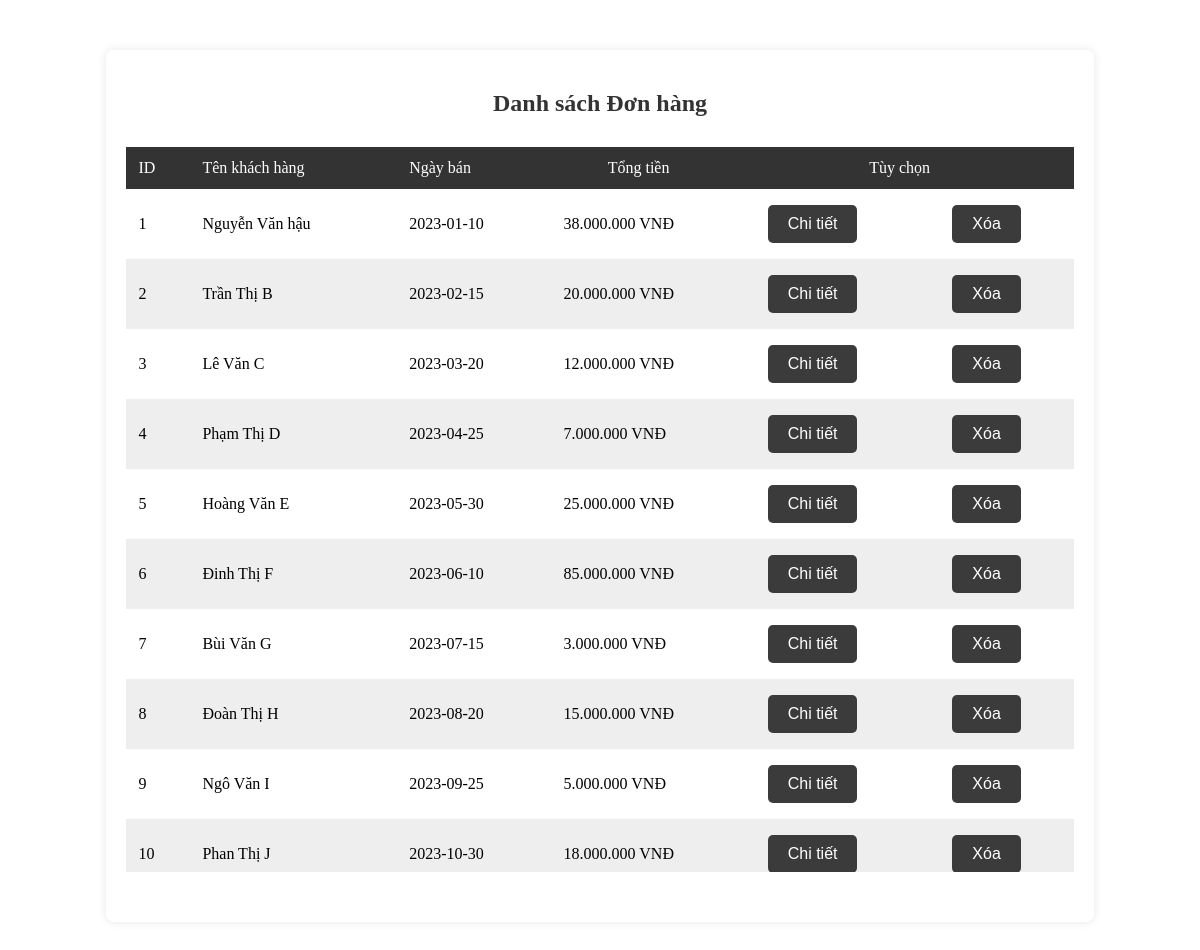
The page /app/views/admin/donhang/view_list_donhang.php on the database as committed earlier.
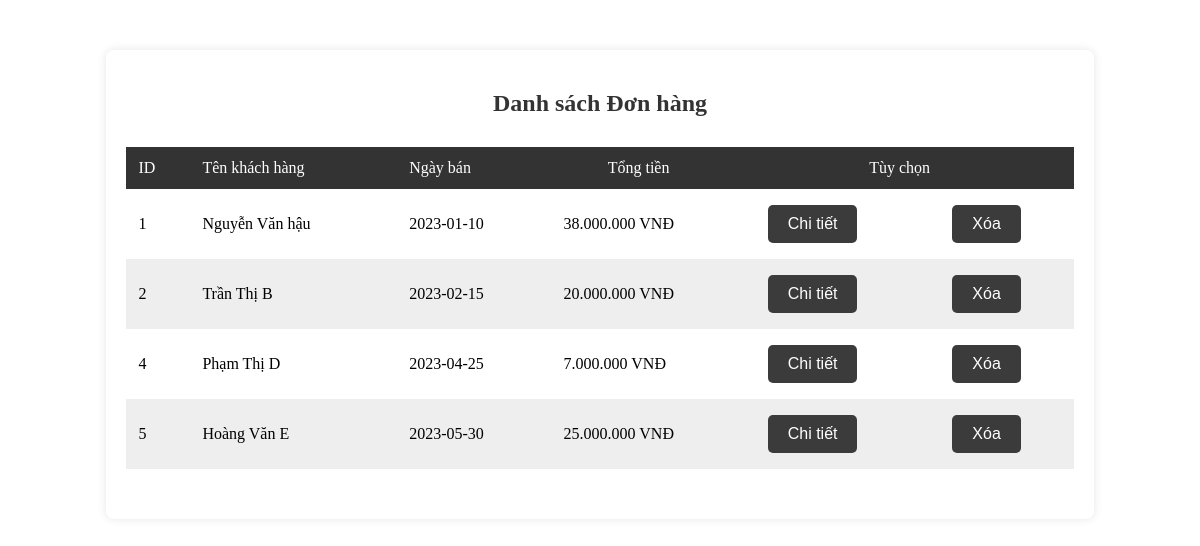
The same page on the database as committed later.
### tables this page shows
CREATE TABLE `tbl_hoadon` (
  `id_hd` int(10) NOT NULL,
  `id_kh` int(10) NOT NULL,
  `ngay_ban` date NOT NULL,
  `tongtien` float NOT NULL
);

CREATE TABLE `tbl_khachhang` (
  `id_kh` int(10) NOT NULL,
  `user` varchar(100) NOT NULL,
  `password` varchar(100) NOT NULL,
  `hoten` varchar(100) NOT NULL,
  `diachi` varchar(100) NOT NULL,
  `sdt` varchar(15) NOT NULL
);

### app/controllers/Admin/donhangController/hienthi_donhang_controller.php (called while the page is built)
<?php
  include_once($_SERVER['DOCUMENT_ROOT'] . '/BTL_web/app/models/donhang.php');
  $donhang = new data_donhang();
  $result = $donhang->hienthi_donhang();
?>

### app/models/donhang.php (called while the page is built, shortened)
<?php
  include_once($_SERVER['DOCUMENT_ROOT'] . '/BTL_web/config/dbconnect.php');
  class data_donhang
  {
    public function hienthi_donhang(){
      global $conn;
      $sql = "SELECT hd.id_hd, kh.hoten, hd.ngay_ban, hd.tongtien
              FROM tbl_khachhang kh
              JOIN tbl_hoadon hd ON kh.id_kh = hd.id_kh";
      $result = mysqli_query($conn, $sql);
      return $result;
    }
    }
?>

### app/views/admin/donhang/view_list_donhang.php (the view)
<?php
  include_once($_SERVER['DOCUMENT_ROOT'] . '/BTL_web/app/controllers/Admin/donhangController/hienthi_donhang_controller.php');
  global $result;
?>
<link rel="stylesheet" href="/BTL_web/app/views/admin/donhang/view_list_donhang1.css">
<div class="container">
  <h2>Danh sách Đơn hàng</h2>
  <div class="table-container">
    <table>
      <thead>
          <td>ID</td>
          <td>Tên khách hàng</td>
          <td>Ngày bán</td>
          <td>Tổng tiền</td>
          <td colspan="2" style="text-align: center;">Tùy chọn</td>
      </thead>
      <tbody>
        <?php
          while($row = mysqli_fetch_assoc($result)){
            echo "<tr>";
            echo "  <td>{$row['id_hd']}</td>";
            echo "  <td>{$row['hoten']}</td>";
            echo "  <td>{$row['ngay_ban']}</td>";
            $tongtien_dinh_dang = number_format($row['tongtien'], 0, '.', '.') . " VNĐ";
            echo "  <td>{$tongtien_dinh_dang}</td>";
            echo "  <td><a href='./?page=chitiet_donhang&id_hd={$row['id_hd']}'><button type='button'>Chi tiết</button></a></td>";
            echo "  <td><a href='/BTL_web/app/controllers/Admin/donhangController/xoa_donhang_controller.php?id_hd={$row['id_hd']}'><button type='button'>Xóa</button></a></td>";
            echo "</tr>";
          }
        ?>
      </tbody>
    </table>
  </div>
</div>

Rows that differ between the two databases and show on the page:
removed tbl_hoadon: id_hd "3", id_kh.hoten "Lê Văn C", ngay_ban "2023-03-20", tongtien "12.000.000 VNĐ"
removed tbl_hoadon: id_hd "6", id_kh.hoten "Đinh Thị F", ngay_ban "2023-06-10", tongtien "85.000.000 VNĐ"
removed tbl_hoadon: id_hd "7", id_kh.hoten "Bùi Văn G", ngay_ban "2023-07-15", tongtien "3.000.000 VNĐ"
removed tbl_hoadon: id_hd "8", id_kh.hoten "Đoàn Thị H", ngay_ban "2023-08-20", tongtien "15.000.000 VNĐ"
removed tbl_hoadon: id_hd "9", id_kh.hoten "Ngô Văn I", ngay_ban "2023-09-25", tongtien "5.000.000 VNĐ"
removed tbl_hoadon: id_hd "10", id_kh.hoten "Phan Thị J", ngay_ban "2023-10-30", tongtien "18.000.000 VNĐ"
